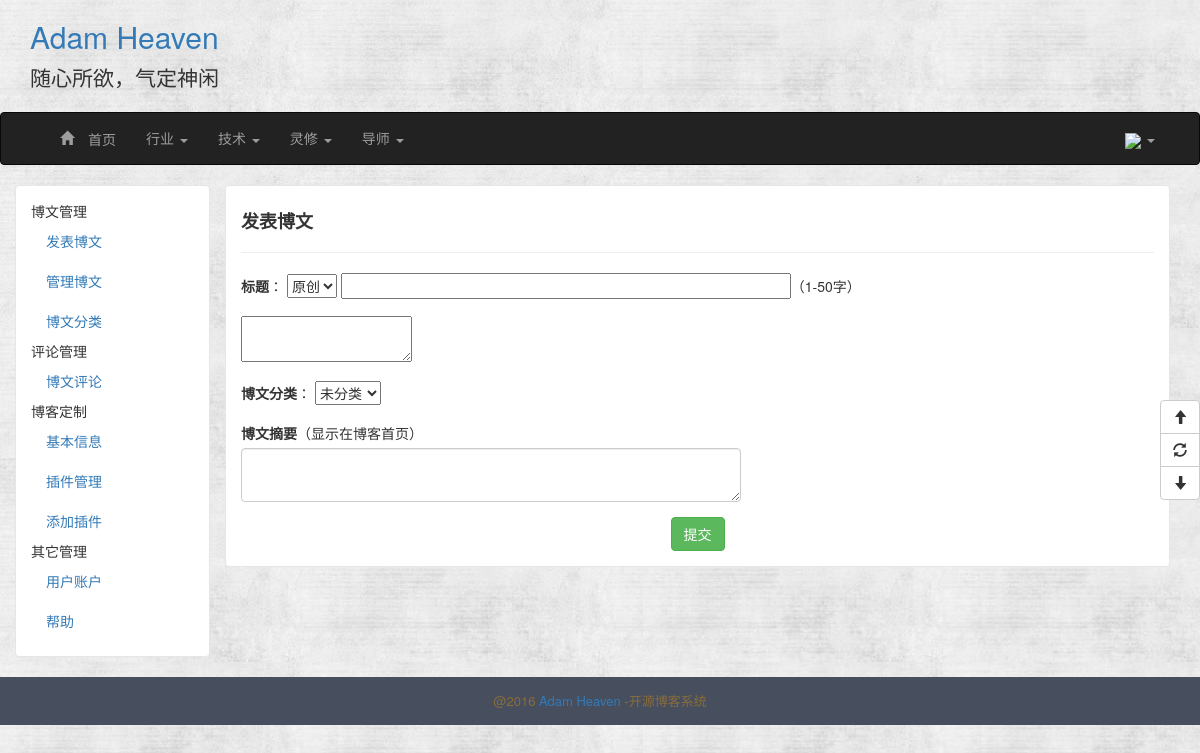
/blog/manage/submit-articles (signed in), run on the app's committed database.
### blog/models.py (models this page shows, shortened)
class BlogInfo(db.Model):
    __tablename__ = 'blog_info'
    id = db.Column(db.Integer, primary_key=True)
    title = db.Column(db.String(64))
    signature = db.Column(db.Text)
    navbar = db.Column(db.String(64))

class Menu(db.Model):
    __tablename__ = 'menus'
    id = db.Column(db.Integer, primary_key=True)
    name = db.Column(db.String(64), unique=True)
    types = db.relationship('ArticleType', backref='menu', lazy='dynamic')
    order = db.Column(db.Integer, default=0, nullable=False)

### blog/manage/views.py (the view, shortened to what this page needs)
@manage_blog_bp.route('/submit-articles', methods=['GET', 'POST'])
@login_required
def submitArticles():
    form = SubmitArticlesForm()
    sources = [(s.id, s.name) for s in Source.query.all()]
    form.source.choices = sources
    types = [(t.id, t.name) for t in ArticleType.query.all()]
    form.types.choices = types
    if form.errors:
        flash(u'发表博文失败', 'danger')
    return render_template('manage/submit_articles.html', form=form, endpoint='.submitArticles')

### blog/manage/forms.py
class SubmitArticlesForm(CommonForm):
    title = StringField(u'标题', validators=[DataRequired(), Length(1, 64)])
    content = TextAreaField(u'博文内容', validators=[DataRequired()])
    summary = TextAreaField(u'博文摘要', validators=[DataRequired()])

### blog/models.py (called while the page is built)
    @property
    def is_hide(self):
        if self.setting:
            return self.setting.hide
        else:
            return False

### um/models.py (called while the page is built)
    def gravatar(self, size=40, default='identicon', rating='g'):
        url = 'http://gravatar.duoshuo.com/avatar'
        hash = self.avatar_hash or hashlib.md5(
            self.email.encode('utf-8')).hexdigest()
        return '{url}/{hash}?s={size}&d={default}&r={rating}'.format(
            url=url, hash=hash, size=size, default=default, rating=rating)

### blog/templates/manage/submit_articles.html (shortened to what this page needs)
{% extends 'manage/manage_base.html' %}
{% block stylesheet %}
    {{ super() }}
    <link rel="stylesheet" type="text/css"
          href="{{ url_for('blog.static', filename='tinymce/js/tinymce/plugins/codesample/css/prism.css') }}">
{% endblock %}
{% block admin_content %}
<div class="entry-box submit-article">
    <h4><strong>发表博文</strong></h4>
    <hr/>
    <form class="submit-article" method="post" action="">
        <div class="form-group">
            {{ form.title.label(class='control-label') }}：
            {{ form.source(class='', required='') }}
            {{ form.title(class='submit-article-title', required='') }}（1-50字）
        </div>
        <div class="form-group">
            {{ form.content() }}
        </div>
        <div class="form-group">
            {{ form.types.label(class='control-label') }}：
            {{ form.types() }}
        </div>
        <div class="form-group">
            {{ form.summary.label(class='control-label') }}（显示在博客首页）<br>
            {{ form.summary(class='submit-article-summary form-control', required='') }}
        </div>
        <div class="submit-article-button">
            <button type="submit" class="btn btn-success">提交</button>
        </div>
    </form>
</div>
{% endblock %}

### blog/templates/base.html (shortened to what this page needs)
<!DOCTYPE html>
<html lang="en">
<head>
    {% block stylesheet %}
        <link href="{{ url_for('blog.static', filename='css/bootstrap.css') }}" rel="stylesheet">
        <link href="{{ url_for('blog.static', filename='css/common.css') }}" rel="stylesheet">
    {% endblock %}
</head>
<body>
<header>
    <div class='header-top'>
        <div class="container">
            <h2  class="blog-title"><a href="{{ url_for('blog.index') }}">{{ BlogInfo.query.first().title }}</a></h2>
            <p class="lead signature">
                {{ BlogInfo.query.first().signature }}
            </p>
        </div>
    </div>
    <nav class="navbar navbar-{{ BlogInfo.query.first().navbar }}" role="navigation">
        <div class="container">
            <div class="collapse navbar-collapse">
                <ul class="nav navbar-nav">
                    <li class=""><a href="{{ url_for('blog.index') }}"><span class="glyphicon glyphicon-home"> 首页</span></a></li>
                    {% for menu in Menu.query.order_by(Menu.order.asc()).all() %}
                        {% if menu.types.count() %}
                            <li class="dropdown">
                                <a href="#" class="dropdown-toggle" data-toggle="dropdown">{{ menu.name }} <b
                                        class="caret"></b></a>
                            </li>
                        {% endif %}
                    {% endfor %}
                </ul>
                <ul class="nav navbar-nav navbar-right">
                    {% if current_user.is_authenticated %}
                        <li class="dropdown">
                            <a href="#" class="dropdown-toggle" data-toggle="dropdown">
                                <img src="{{ current_user.gravatar(size=18) }}">
                                {{ current_user.username }} <b class="caret"></b>
                            </a>
                        </li>
                    {% endif %}
                </ul>
            </div>
        </div>
    </nav>
</header>
{% block Content %}{% endblock %}
<div class="footer">
    <p class="footer-content">
        @2016
        <a href="#">Adam Heaven</a>
        -开源博客系统
    </p>
</div>
<div class="btn-group-vertical floatButton">
    <button id="goTop" class="btn btn-default" title="去顶部" type="button">
        <span class="glyphicon glyphicon-arrow-up"></span>
    </button>
    <button id="refresh" class="btn btn-default" title="刷新" type="button">
        <span class="glyphicon glyphicon-refresh"></span>
    </button>
    <button id="goBottom" class="btn btn-default" title="去底部" type="button">
        <span class="glyphicon glyphicon-arrow-down"></span>
    </button>
</div>
</body>
</html>

### blog/static/css/common.css (style rules this page uses)
body { background: url('../images/background.jpg'); }
.blog-title a:link { text-decoration: none; }
.signature { padding-left: 0px; }
.entry-box { background: #fff; padding: 15px; margin-bottom: 20px; border: 1px solid #e6e6e6; border-radius: 4px; }
.footer { background: #474E5D; padding: 15px 0 5px; font-size: 13px; }
.footer-content { text-align: center; color: #8a6d3b; }
.footer-content a { text-decoration: none; }
.floatButton { position: fixed; top: 50%; right: 0; z-index: 9999999; }
.submit-article-title { width: 450px; }
.submit-article-summary { width: 500px; }
.submit-article-button { text-align: center; }

### data on the page
BlogInfo: query.first "Adam Heaven", query.first "随心所欲，气定神闲"
Menu: name "行业"
Menu: name "技术"
Menu: name "灵修"
Menu: name "导师"
